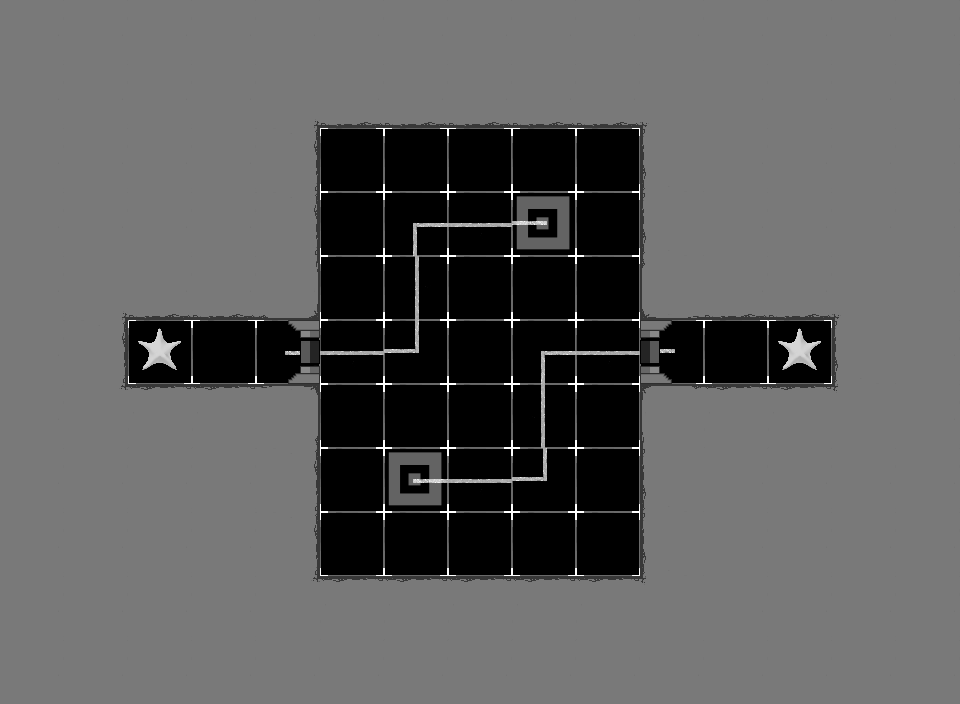

This game map was drawn from its Tiled (.tmx) file and the tilesets committed beside it. A one-line description and the full map source follow:
An orthogonal 15x11 tile map with 64x64 px tiles, 12 tile layers (floor, walls, goals, sources, ...) and 3 objects.

<map version="1.4" tiledversion="1.4.3" orientation="orthogonal" renderorder="right-down" width="15" height="11" tilewidth="64" tileheight="64" infinite="0" nextlayerid="30" nextobjectid="25">
 <tileset firstgid="1" source="tileset.tsx" />
 <layer id="1" name="floor" width="15" height="11">
  <data encoding="csv">
12,12,12,12,12,12,12,12,12,12,12,12,12,12,12,
12,12,12,12,12,12,12,12,12,12,12,12,12,12,12,
12,12,12,12,12,12,12,12,12,12,12,12,12,12,12,
12,12,12,12,12,12,12,12,12,12,12,12,12,12,12,
12,12,12,12,12,12,12,12,12,12,12,12,12,12,12,
12,12,12,12,12,12,12,12,12,12,12,12,12,12,12,
12,12,12,12,12,12,12,12,12,12,12,12,12,12,12,
12,12,12,12,12,12,12,12,12,12,12,12,12,12,12,
12,12,12,12,12,12,12,12,12,12,12,12,12,12,12,
12,12,12,12,12,12,12,12,12,12,12,12,12,12,12,
12,12,12,12,12,12,12,12,12,12,12,12,12,12,12
</data>
 </layer>
 <layer id="2" name="walls" width="15" height="11">
  <data encoding="csv">
11,11,11,11,11,11,11,11,11,11,11,11,11,11,11,
11,11,11,11,21,8,8,8,8,8,2684354581,11,11,11,11,
11,11,11,11,1610612744,0,0,0,0,0,2684354568,11,11,11,11,
11,11,11,11,1610612744,0,0,0,0,0,2684354568,11,11,11,11,
11,21,8,8,7,0,0,0,0,0,2684354567,8,8,2684354581,11,
11,1610612744,0,0,0,0,0,0,0,0,0,0,0,2684354568,11,
11,1610612757,3221225480,3221225480,1610612743,0,0,0,0,0,3221225479,3221225480,3221225480,3221225493,11,
11,11,11,11,1610612744,0,0,0,0,0,2684354568,11,11,11,11,
11,11,11,11,1610612744,0,0,0,0,0,2684354568,11,11,11,11,
11,11,11,11,1610612757,3221225480,3221225480,3221225480,3221225480,3221225480,3221225493,11,11,11,11,
11,11,11,11,11,11,11,11,11,11,11,11,11,11,11
</data>
 </layer>
 <layer id="19" name="goals" width="15" height="11">
  <data encoding="csv">
0,0,0,0,0,0,0,0,0,0,0,0,0,0,0,
0,0,0,0,0,0,0,0,0,0,0,0,0,0,0,
0,0,0,0,0,0,0,0,0,0,0,0,0,0,0,
0,0,0,0,0,0,0,0,0,0,0,0,0,0,0,
0,0,0,0,0,0,0,0,0,0,0,0,0,0,0,
0,0,2,0,0,0,0,0,0,0,0,0,2,0,0,
0,0,0,0,0,0,0,0,0,0,0,0,0,0,0,
0,0,0,0,0,0,0,0,0,0,0,0,0,0,0,
0,0,0,0,0,0,0,0,0,0,0,0,0,0,0,
0,0,0,0,0,0,0,0,0,0,0,0,0,0,0,
0,0,0,0,0,0,0,0,0,0,0,0,0,0,0
</data>
 </layer>
 <layer id="23" name="sources" width="15" height="11">
  <data encoding="csv">
0,0,0,0,0,0,0,0,0,0,0,0,0,0,0,
0,0,0,0,0,0,0,0,0,0,0,0,0,0,0,
0,0,0,0,0,0,0,0,0,0,0,0,0,0,0,
0,0,0,0,0,0,0,0,0,0,0,0,0,0,0,
0,0,0,0,0,0,0,0,0,0,0,0,0,0,0,
0,0,0,0,0,0,0,0,0,0,0,0,0,0,0,
0,0,0,0,0,0,0,0,0,0,0,0,0,0,0,
0,0,0,0,0,0,0,0,0,0,0,0,0,0,0,
0,0,0,0,0,0,0,0,0,0,0,0,0,0,0,
0,0,0,0,0,0,0,0,0,0,0,0,0,0,0,
0,0,0,0,0,0,0,0,0,0,0,0,0,0,0
</data>
 </layer>
 <group id="6" name="0">
  <layer id="8" name="cables" width="15" height="11">
   <data encoding="csv">
0,0,0,0,0,0,0,0,0,0,0,0,0,0,0,
0,0,0,0,0,0,0,0,0,0,0,0,0,0,0,
0,0,0,0,0,0,0,0,0,0,0,0,0,0,0,
0,0,0,0,0,0,4,2684354570,2684354561,0,0,0,0,0,0,
0,0,0,0,0,0,10,0,0,0,0,0,0,0,0,
0,0,0,0,1610612737,2684354570,3221225476,0,0,0,0,0,0,0,0,
0,0,0,0,0,0,0,0,0,0,0,0,0,0,0,
0,0,0,0,0,0,0,0,0,0,0,0,0,0,0,
0,0,0,0,0,0,0,0,0,0,0,0,0,0,0,
0,0,0,0,0,0,0,0,0,0,0,0,0,0,0,
0,0,0,0,0,0,0,0,0,0,0,0,0,0,0
</data>
  </layer>
  <layer id="9" name="doors" width="15" height="11">
   <data encoding="csv">
0,0,0,0,0,0,0,0,0,0,0,0,0,0,0,
0,0,0,0,0,0,0,0,0,0,0,0,0,0,0,
0,0,0,0,0,0,0,0,0,0,0,0,0,0,0,
0,0,0,0,0,0,0,0,0,0,0,0,0,0,0,
0,0,0,0,0,0,0,0,0,0,0,0,0,0,0,
0,0,0,0,1610612758,0,0,0,0,0,0,0,0,0,0,
0,0,0,0,0,0,0,0,0,0,0,0,0,0,0,
0,0,0,0,0,0,0,0,0,0,0,0,0,0,0,
0,0,0,0,0,0,0,0,0,0,0,0,0,0,0,
0,0,0,0,0,0,0,0,0,0,0,0,0,0,0,
0,0,0,0,0,0,0,0,0,0,0,0,0,0,0
</data>
  </layer>
  <layer id="10" name="buttons" width="15" height="11">
   <data encoding="csv">
0,0,0,0,0,0,0,0,0,0,0,0,0,0,0,
0,0,0,0,0,0,0,0,0,0,0,0,0,0,0,
0,0,0,0,0,0,0,0,0,0,0,0,0,0,0,
0,0,0,0,0,0,0,0,17,0,0,0,0,0,0,
0,0,0,0,0,0,0,0,0,0,0,0,0,0,0,
0,0,0,0,0,0,0,0,0,0,0,0,0,0,0,
0,0,0,0,0,0,0,0,0,0,0,0,0,0,0,
0,0,0,0,0,0,0,0,0,0,0,0,0,0,0,
0,0,0,0,0,0,0,0,0,0,0,0,0,0,0,
0,0,0,0,0,0,0,0,0,0,0,0,0,0,0,
0,0,0,0,0,0,0,0,0,0,0,0,0,0,0
</data>
  </layer>
  <layer id="17" name="batteries" width="15" height="11">
   <data encoding="csv">
0,0,0,0,0,0,0,0,0,0,0,0,0,0,0,
0,0,0,0,0,0,0,0,0,0,0,0,0,0,0,
0,0,0,0,0,0,0,0,0,0,0,0,0,0,0,
0,0,0,0,0,0,0,0,0,0,0,0,0,0,0,
0,0,0,0,0,0,0,0,0,0,0,0,0,0,0,
0,0,0,0,0,0,0,0,0,0,0,0,0,0,0,
0,0,0,0,0,0,0,0,0,0,0,0,0,0,0,
0,0,0,0,0,0,0,0,0,0,0,0,0,0,0,
0,0,0,0,0,0,0,0,0,0,0,0,0,0,0,
0,0,0,0,0,0,0,0,0,0,0,0,0,0,0,
0,0,0,0,0,0,0,0,0,0,0,0,0,0,0
</data>
  </layer>
 </group>
 <group id="25" name="1">
  <layer id="26" name="cables" width="15" height="11">
   <data encoding="csv">
0,0,0,0,0,0,0,0,0,0,0,0,0,0,0,
0,0,0,0,0,0,0,0,0,0,0,0,0,0,0,
0,0,0,0,0,0,0,0,0,0,0,0,0,0,0,
0,0,0,0,0,0,0,0,0,0,0,0,0,0,0,
0,0,0,0,0,0,0,0,0,0,0,0,0,0,0,
0,0,0,0,0,0,0,0,4,2684354570,2684354561,0,0,0,0,
0,0,0,0,0,0,0,0,3221225482,0,0,0,0,0,0,
0,0,0,0,0,0,1610612737,2684354570,3221225476,0,0,0,0,0,0,
0,0,0,0,0,0,0,0,0,0,0,0,0,0,0,
0,0,0,0,0,0,0,0,0,0,0,0,0,0,0,
0,0,0,0,0,0,0,0,0,0,0,0,0,0,0
</data>
  </layer>
  <layer id="27" name="doors" width="15" height="11">
   <data encoding="csv">
0,0,0,0,0,0,0,0,0,0,0,0,0,0,0,
0,0,0,0,0,0,0,0,0,0,0,0,0,0,0,
0,0,0,0,0,0,0,0,0,0,0,0,0,0,0,
0,0,0,0,0,0,0,0,0,0,0,0,0,0,0,
0,0,0,0,0,0,0,0,0,0,0,0,0,0,0,
0,0,0,0,0,0,0,0,0,0,2684354582,0,0,0,0,
0,0,0,0,0,0,0,0,0,0,0,0,0,0,0,
0,0,0,0,0,0,0,0,0,0,0,0,0,0,0,
0,0,0,0,0,0,0,0,0,0,0,0,0,0,0,
0,0,0,0,0,0,0,0,0,0,0,0,0,0,0,
0,0,0,0,0,0,0,0,0,0,0,0,0,0,0
</data>
  </layer>
  <layer id="28" name="buttons" width="15" height="11">
   <data encoding="csv">
0,0,0,0,0,0,0,0,0,0,0,0,0,0,0,
0,0,0,0,0,0,0,0,0,0,0,0,0,0,0,
0,0,0,0,0,0,0,0,0,0,0,0,0,0,0,
0,0,0,0,0,0,0,0,0,0,0,0,0,0,0,
0,0,0,0,0,0,0,0,0,0,0,0,0,0,0,
0,0,0,0,0,0,0,0,0,0,0,0,0,0,0,
0,0,0,0,0,0,0,0,0,0,0,0,0,0,0,
0,0,0,0,0,0,17,0,0,0,0,0,0,0,0,
0,0,0,0,0,0,0,0,0,0,0,0,0,0,0,
0,0,0,0,0,0,0,0,0,0,0,0,0,0,0,
0,0,0,0,0,0,0,0,0,0,0,0,0,0,0
</data>
  </layer>
  <layer id="29" name="batteries" width="15" height="11">
   <data encoding="csv">
0,0,0,0,0,0,0,0,0,0,0,0,0,0,0,
0,0,0,0,0,0,0,0,0,0,0,0,0,0,0,
0,0,0,0,0,0,0,0,0,0,0,0,0,0,0,
0,0,0,0,0,0,0,0,0,0,0,0,0,0,0,
0,0,0,0,0,0,0,0,0,0,0,0,0,0,0,
0,0,0,0,0,0,0,0,0,0,0,0,0,0,0,
0,0,0,0,0,0,0,0,0,0,0,0,0,0,0,
0,0,0,0,0,0,0,0,0,0,0,0,0,0,0,
0,0,0,0,0,0,0,0,0,0,0,0,0,0,0,
0,0,0,0,0,0,0,0,0,0,0,0,0,0,0,
0,0,0,0,0,0,0,0,0,0,0,0,0,0,0
</data>
  </layer>
 </group>
 <objectgroup id="24" name="entity-data">
  <object id="22" x="349.333" y="480">
   <properties>
    <property name="snakeType" value="DOUBLE" />
   </properties>
   <polyline points="1.33333,64 1.33333,0 4,-66.6667 73.3333,-66.6667 129.333,-69.3333 125.333,-132 136,-192 196,-193.333 261.333,-193.333 261.333,-264 257.333,-321.333" />
  </object>
  <object id="23" x="158.667" y="350.667">
   <properties>
    <property name="goalType" value="FIRST" />
   </properties>
   <point />
  </object>
  <object id="24" x="800" y="348">
   <properties>
    <property name="goalType" value="SECOND" />
   </properties>
   <point />
  </object>
 </objectgroup>
</map>
